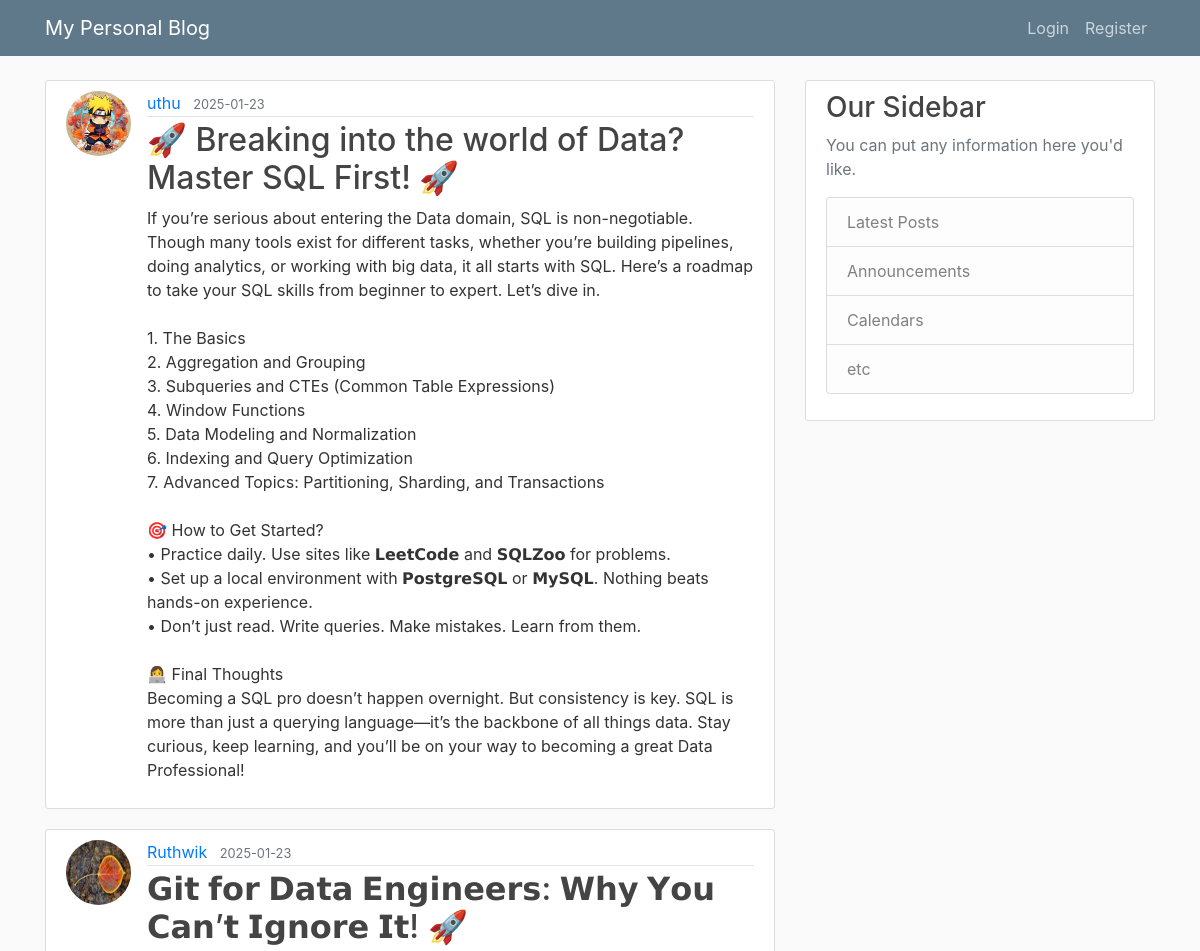
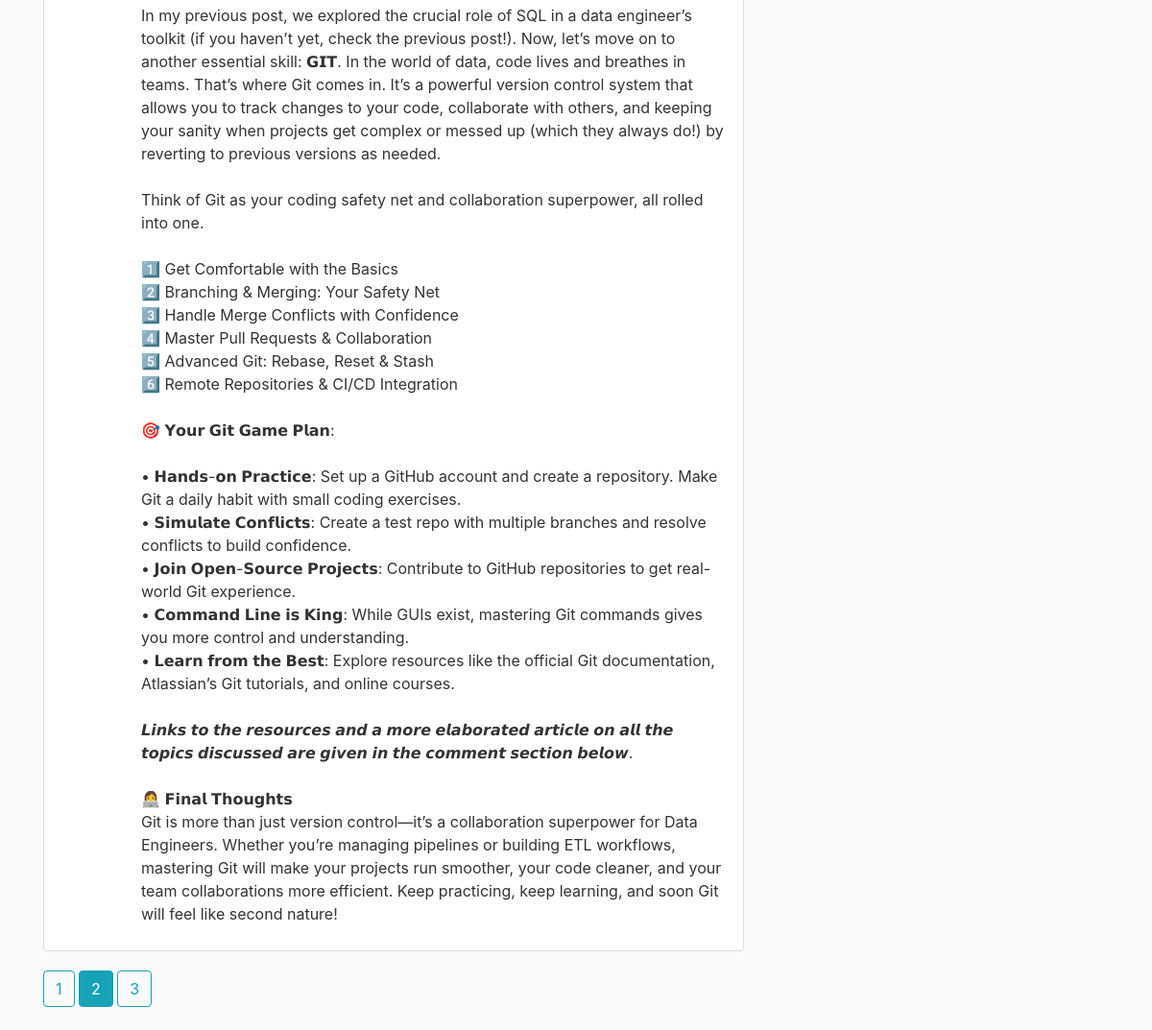
The page /home?page=2 on the database its author committed (2 pictures, top to bottom).
### flaskblog/models.py (models this page shows, shortened)
class Post(db.Model):
    id = db.Column(db.Integer, primary_key=True)
    title = db.Column(db.String(120), nullable=False)
    date_posted = db.Column(db.DateTime, nullable=False, default=datetime.utcnow)
    content = db.Column(db.Text, nullable=False)
    user_id = db.Column(db.Integer, db.ForeignKey('user.id') , nullable=False)

class User(db.Model, UserMixin):
    id = db.Column(db.Integer, primary_key=True)
    username = db.Column(db.String(20), unique=True, nullable=False)
    email = db.Column(db.String(120), unique=True, nullable=False)
    image_file = db.Column(db.String(20), nullable=False, default='default.png')
    password = db.Column(db.String(60), nullable=False)
    posts = db.relationship('Post', backref='author', lazy=True)

### flaskblog/routes.py (the view)
@app.route("/")
@app.route("/home")
def home():
    page = request.args.get('page', 1, type=int)
    posts = Post.query.order_by(Post.date_posted.desc()).paginate(page=page, per_page=2)
    return render_template("home.html", posts = posts)

### flaskblog/templates/home.html
{% extends "layout.html" %}
{% block content %}
    {% for post in posts.items %}
        <article class="media content-section">
            <img class="rounded-circle article-img" src="{{ url_for('static', filename='profile_pics/' + post.author.image_file) }}">
            <div class="media-body">
            <div class="article-metadata">
                <a class="mr-2" href="#">{{ post.author.username }}</a>
                <small class="text-muted">{{ post.date_posted.strftime('%Y-%m-%d') }}</small>
            </div>
            <h2><a class="article-title" href="{{ url_for('post', post_id=post.id) }}">{{ post.title }}</a></h2>
            <p class="article-content">{{ post.content }}</p>
            </div>
        </article>
    {% endfor %}
    {% for page_num in posts.iter_pages(left_edge=1, right_edge=1, left_current=1, right_current=2) %}
        {% if page_num %}
            {% if posts.page == page_num %}
                <a class="btn btn-info mb-4" href="{{ url_for('home', page=page_num)}}"> {{ page_num }}</a>
            {% else %}
                <a class="btn btn-outline-info mb-4" href="{{ url_for('home', page=page_num)}}"> {{ page_num }}</a>
            {% endif %}
        {% else %}
            ...
        {% endif %}
    {% endfor %}
{% endblock content%}

### flaskblog/static/main.css (style rules this page uses)
body { background: #fafafa; color: #333333; margin-top: 5rem; }
h1, h2, h3, h4, h5, h6 { color: #444444; }
.content-section { background: #ffffff; padding: 10px 20px; border: 1px solid #dddddd; border-radius: 3px; margin-bottom: 20px; }
.article-title { color: #444444; }
.article-content { white-space: pre-line; }
.article-img { height: 65px; width: 65px; margin-right: 16px; }
.article-metadata { padding-bottom: 1px; margin-bottom: 4px; border-bottom: 1px solid #e3e3e3 }

### rows shown on the page
Post: image_file (picture), author.username "uthu", date_posted "2025-01-23", title "🚀 Breaking into the world of Data? Master SQL First! 🚀", content "If you’re serious about entering the Data domain, SQL is non-negotiable. Though many tools exist for different tasks, whether you’re building pipelines, doing analytics, or working with big data, it all starts with SQL. Here’s a roadmap to take your SQL skills from beginner to expert. Let’s dive in. 1. The Basics 2. Aggregation and Grouping 3. Subqueries and CTEs (Common Table Expressions) 4. Window Functions 5. Data Modeling and Normalization 6. Indexing and Query Optimization 7. Advanced Topics: Partitioning, Sharding, and Transactions 🎯 How to Get Started? • Practice daily. Use sites like 𝗟𝗲𝗲𝘁𝗖𝗼𝗱𝗲 and 𝗦𝗤𝗟𝗭𝗼𝗼 for problems. • Set up a local environment with 𝗣𝗼𝘀𝘁𝗴𝗿𝗲𝗦𝗤𝗟 or 𝗠𝘆𝗦𝗤𝗟. Nothing…"
Post: image_file (picture), author.username "Ruthwik", date_posted "2025-01-23", title "𝗚𝗶𝘁 𝗳𝗼𝗿 𝗗𝗮𝘁𝗮 𝗘𝗻𝗴𝗶𝗻𝗲𝗲𝗿𝘀: 𝗪𝗵𝘆 𝗬𝗼𝘂 𝗖𝗮𝗻’𝘁 𝗜𝗴𝗻𝗼𝗿𝗲 𝗜𝘁! 🚀", content "In my previous post, we explored the crucial role of SQL in a data engineer’s toolkit (if you haven’t yet, check the previous post!). Now, let’s move on to another essential skill: 𝗚𝗜𝗧. In the world of data, code lives and breathes in teams. That’s where Git comes in. It’s a powerful version control system that allows you to track changes to your code, collaborate with others, and keeping your sanity when projects get complex or messed up (which they always do!) by reverting to previous versions as needed. Think of Git as your coding safety net and collaboration superpower, all rolled into one. 1️⃣ Get Comfortable with the Basics 2️⃣ Branching & Merging: Your Safety Net 3️⃣ Handle Merge…"

### other values the page prints
{{ page_num }} "1" "3"
{{ page_num }} "2"
